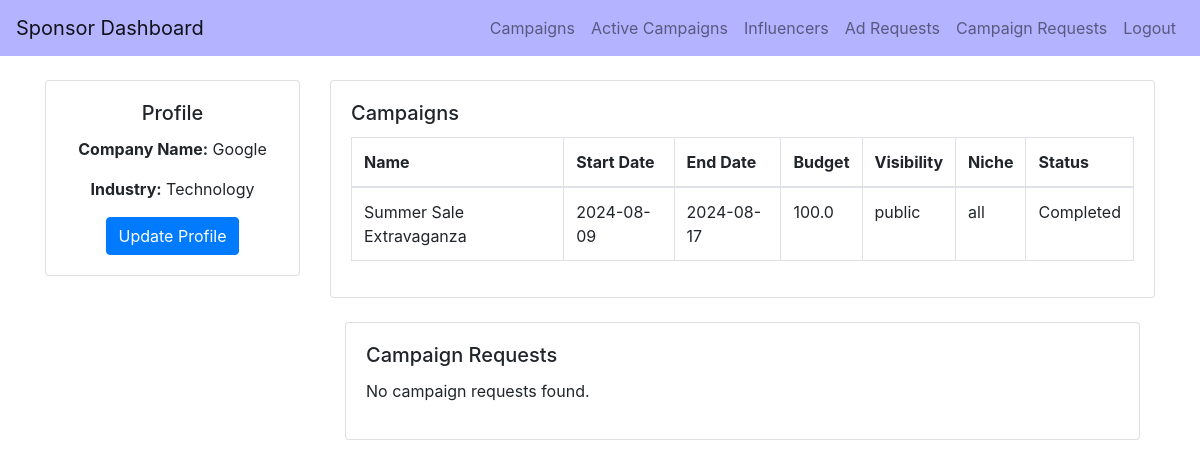
/sponsor_dashboard/google_admin, run on an earlier commit of the app's database.
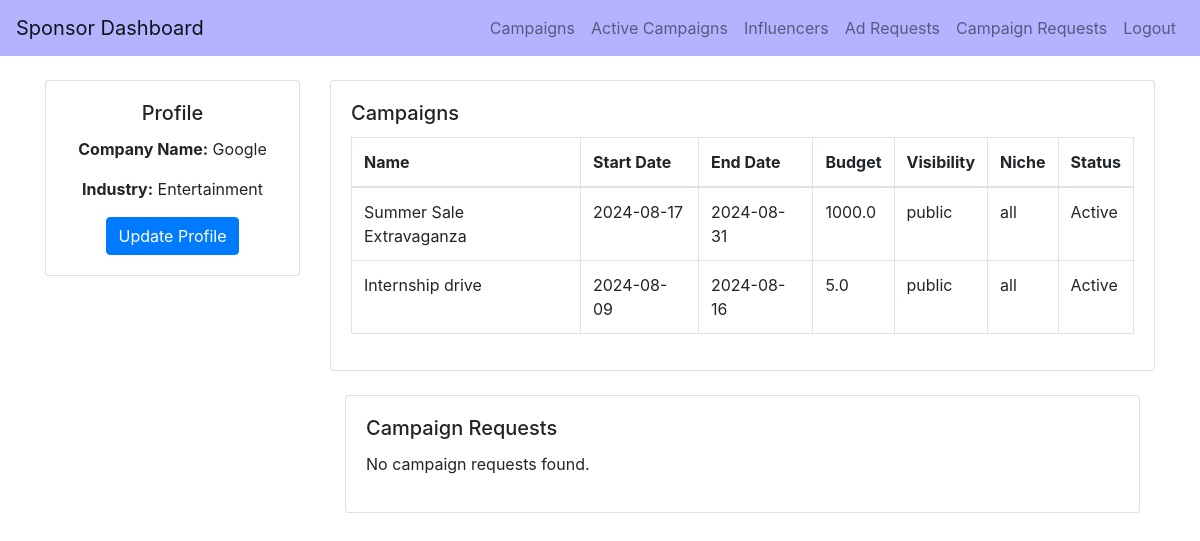
And on a later commit of the database.
### backend/models.py (models this page shows)
class Sponsor(db.Model):
    __tablename__ = 'sponsor'
    id = db.Column(db.Integer, primary_key=True)
    name = db.Column(db.String(100), nullable=False)
    email = db.Column(db.String(150), nullable=False)
    company = db.Column(db.String(100), nullable=False)
    industry = db.Column(db.String(100), nullable=False)
    user_id = db.Column(db.Integer, db.ForeignKey('user.id'), nullable=False)
    user = db.relationship('User', backref='sponsor_user', uselist=False)

class Campaign(db.Model):
    __tablename__ = 'campaign'
    id = db.Column(db.Integer, primary_key=True)
    name = db.Column(db.String(100), nullable=False)
    description = db.Column(db.Text, nullable=False)
    start_date = db.Column(db.Date, nullable=False)
    end_date = db.Column(db.Date, nullable=False)
    budget = db.Column(db.Float, nullable=False)
    visibility = db.Column(db.String(10), nullable=False)  # public, private
    goals = db.Column(db.Text, nullable=False)
    niche = db.Column(db.String(50), nullable=False)
    status = db.Column(db.String(10), nullable=False)
    flagged = db.Column(db.Boolean, default=False, nullable=False)
    user_id = db.Column(db.Integer, db.ForeignKey('user.id'), nullable=False)
    ad_requests = db.relationship('AdRequest', backref='campaigns_ad_requests', cascade="all, delete-orphan")
    campaign_requests = db.relationship('CampaignRequest', backref='campaign_campaign_requests', cascade="all, delete-orphan")

### backend/controller.py (the view, shortened to what this page needs)
@app.route('/sponsor_dashboard', methods=['GET', 'POST'])
@app.route('/sponsor_dashboard/<username>', methods=['GET', 'POST'])
def sponsor_dashboard(username=None):
    username = username or request.args.get('username')
    company = request.args.get('company')
    industry = request.args.get('industry')
    usr = User.query.filter_by(username=username).first()
    if usr and usr.role == 'sponsor':
        sponsor = Sponsor.query.filter_by(user_id=usr.id).first()
        if sponsor:
            sponsor_campaigns = Campaign.query.filter_by(user_id=usr.id).all()
            campaign_requests = CampaignRequest.query.filter_by(sponsor_id=sponsor.id, status='Pending').all()
            return render_template("sponsor_dashboard.html",
                                    username=usr.username,
                                    name=sponsor.name,
                                    email=sponsor.email,
                                    company=sponsor.company,
                                    industry=sponsor.industry,
                                    campaigns=sponsor_campaigns,
                                    campaign_requests=campaign_requests)

### templates/sponsor_dashboard.html (shortened to what this page needs)
<!DOCTYPE html>
<html lang="en">
<head>
    <link href="https://stackpath.bootstrapcdn.com/bootstrap/4.5.2/css/bootstrap.min.css" rel="stylesheet">
</head>
<body>
    <nav class="navbar navbar-expand-lg navbar-light" style="background-color: #b3b3ff;">
        <a class="navbar-brand" href="/sponsor_dashboard/{{ username }}">Sponsor Dashboard</a>
        <div class="collapse navbar-collapse">
            <ul class="navbar-nav ml-auto">
                <li class="nav-item">
                    <a class="nav-link" href="/sponsor_campaigns/{{ username }}">Campaigns</a>
                </li>
                <li class="nav-item">
                    <a class="nav-link" href="{{ url_for('active_campaigns_sponsor', username=username) }}">Active Campaigns</a>
                </li>
                <li class="nav-item">
                    <a class="nav-link" href="/sponsor_influencers/{{ username }}">Influencers</a>
                </li>
                <li class="nav-item">
                    <a class="nav-link" href="/sponsor_ad_requests/{{ username }}">Ad Requests</a>
                </li>
                <li class="nav-item">
                    <a class="nav-link" href="/sponsor_campaign_requests/{{ username }}">Campaign Requests</a>
                </li>
                <li class="nav-item">
                    <a class="nav-link" href="{{ url_for('logout') }}">Logout</a>
                </li>
            </ul>
        </div>
    </nav>
<div class="container mt-4">
    <div class="row">
        <div class="col-md-3 left-column">
            <div class="card">
                <div class="card-body text-center">
                    <h5 class="card-title">Profile</h5>
                    <p><strong>Company Name:</strong> {{ company }}</p>
                    <p><strong>Industry:</strong> {{ industry }}</p>
                    <button class="btn btn-primary" data-toggle="modal" data-target="#updateProfileModal">Update Profile</button>
                </div>
            </div>
        </div>
        <div class="col-md-9">
            <div class="card mb-4">
                <div class="card-body">
                    <h5 class="card-title">Campaigns</h5>
                    {% if campaigns %}
                        <div class="table-responsive">
                            <table class="table table-bordered">
                                <thead>
                                    <tr>
                                        <th>Name</th>
                                        <th>Start Date</th>
                                        <th>End Date</th>
                                        <th>Budget</th>
                                        <th>Visibility</th>
                                        <th>Niche</th>
                                        <th>Status</th>
                                    </tr>
                                </thead>
                                <tbody>
                                    {% for campaign in campaigns %}
                                        <tr>
                                            <td>{{ campaign.name }}</td>
                                            <td>{{ campaign.start_date }}</td>
                                            <td>{{ campaign.end_date }}</td>
                                            <td>{{ campaign.budget }}</td>
                                            <td>{{ campaign.visibility }}</td>
                                            <td>{{ campaign.niche }}</td>
                                            <td>{{ campaign.status }}</td>
                                        </tr>
                                    {% endfor %}
                                </tbody>
                            </table>
                        </div>
                    {% else %}
                        <p>No campaigns found.</p>
                    {% endif %}
                </div>
            </div>
            <div class="container mt-4">
                <div class="row">
                    <div class="col-md-12">
                        <div class="card mb-4">
                            <div class="card-body">
                                <h5 class="card-title">Campaign Requests</h5>
                                <div class="list-group">
                                    {% if campaign_requests %}
                                        {% for request in campaign_requests %}
                                            <div class="list-group-item">
                                                <h5 class="mb-1">Campaign ID: {{ request.campaign_id }}</h5>
                                                <p class="mb-1">Message: {{ request.messages }}</p>
                                                <p class="mb-1">Payment Amount: {{ request.payment_amount }}</p>
                                                <p class="mb-1">Status: {{ request.status }}</p>
                                                <p class="mb-1">Created At: {{ request.created_at }}</p>
                                                <form method="POST" action="{{ url_for('handle_campaign_request', request_id=request.id, action='accept') }}" class="d-inline">
                                                    <button type="submit" class="btn btn-success btn-sm">Accept</button>
                                                </form>
                                                <form method="POST" action="{{ url_for('handle_campaign_request', request_id=request.id, action='reject') }}" class="d-inline">
                                                    <button type="submit" class="btn btn-danger btn-sm">Reject</button>
                                                </form>
                                            </div>
                                        {% endfor %}
                                    {% else %}
                                        <p>No campaign requests found.</p>
                                    {% endif %}
                                </div>
                            </div>
                        </div>
                    </div>
                </div>
            </div>
        </div>
    </div>
</div>
</body>
</html>

### templates/sponsor_dashboard.html (style rules this page uses)
.left-column { padding-right: 15px; }

What changed in the data, as far as the page shows it:
changed Sponsor "Google": industry "Technology" → "Entertainment"
changed Campaign "Summer Sale Extravaganza": start_date "2024-08-09" → "2024-08-17"; end_date "2024-08-17" → "2024-08-31"; budget "100.0" → "1000.0"; status "Completed" → "Active"
added Campaign: name "Internship drive", start_date "2024-08-09", end_date "2024-08-16", budget "5.0", visibility "public", niche "all", status "Active"
